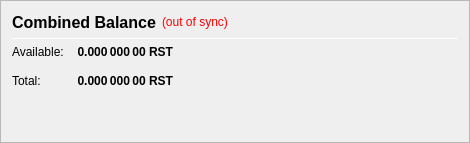
                   <widget class="QFrame" name="frame_CombinedBalances">
                    <property name="minimumSize">
                     <size>
                      <width>470</width>
                      <height>0</height>
                     </size>
                    </property>
                    <property name="frameShape">
                     <enum>QFrame::StyledPanel</enum>
                    </property>
                    <property name="frameShadow">
                     <enum>QFrame::Raised</enum>
                    </property>
                    <layout class="QVBoxLayout" name="verticalLayout_5">
                     <item>
                      <layout class="QHBoxLayout" name="horizontalLayout_5" stretch="0,0,0">
                       <item>
                        <widget class="QLabel" name="label_5z">
                         <property name="minimumSize">
                          <size>
                           <width>0</width>
                           <height>20</height>
                          </size>
                         </property>
                         <property name="font">
                          <font>
                           <pointsize>12</pointsize>
                           <weight>75</weight>
                           <bold>true</bold>
                          </font>
                         </property>
                         <property name="toolTip">
                          <string>Combined Balance (including unconfirmed and immature coins)</string>
                         </property>
                         <property name="text">
                          <string>Combined Balance</string>
                         </property>
                        </widget>
                       </item>
                       <item>
                        <widget class="QLabel" name="labelWalletStatus">
                         <property name="cursor">
                          <cursorShape>WhatsThisCursor</cursorShape>
                         </property>
                         <property name="toolTip">
                          <string>The displayed information may be out of date. Your wallet automatically synchronizes with the RSTR network after a connection is established, but this process has not completed yet.</string>
                         </property>
                         <property name="styleSheet">
                          <string notr="true">QLabel { color: red; }</string>
                         </property>
                         <property name="text">
                          <string notr="true">(out of sync)</string>
                         </property>
                         <property name="alignment">
                          <set>Qt::AlignLeading|Qt::AlignLeft|Qt::AlignVCenter</set>
                         </property>
                        </widget>
                       </item>
                       <item>
                        <spacer name="horizontalSpacer_1">
                         <property name="orientation">
                          <enum>Qt::Horizontal</enum>
                         </property>
                         <property name="sizeHint" stdset="0">
                          <size>
                           <width>40</width>
                           <height>20</height>
                          </size>
                         </property>
                        </spacer>
                       </item>
                      </layout>
                     </item>
                     <item>
                      <widget class="Line" name="line_CombinedBalance">
                       <property name="minimumSize">
                        <size>
                         <width>0</width>
                         <height>1</height>
                        </size>
                       </property>
                       <property name="maximumSize">
                        <size>
                         <width>16777215</width>
                         <height>1</height>
                        </size>
                       </property>
                       <property name="orientation">
                        <enum>Qt::Horizontal</enum>
                       </property>
                      </widget>
                     </item>
                     <item>
                      <layout class="QGridLayout" name="gridLayout_3">
                       <property name="spacing">
                        <number>12</number>
                       </property>
                       <item row="1" column="0">
                        <widget class="QLabel" name="labelBalanceTextz">
                         <property name="text">
                          <string>Available:</string>
                         </property>
                        </widget>
                       </item>
                       <item row="1" column="1">
                        <widget class="QLabel" name="labelBalancez">
                         <property name="font">
                          <font>
                           <weight>75</weight>
                           <bold>true</bold>
                          </font>
                         </property>
                         <property name="cursor">
                          <cursorShape>IBeamCursor</cursorShape>
                         </property>
                         <property name="toolTip">
                          <string>Your current spendable balance</string>
                         </property>
                         <property name="text">
                          <string notr="true">0.000 000 00 RST</string>
                         </property>
                         <property name="alignment">
                          <set>Qt::AlignRight|Qt::AlignTrailing|Qt::AlignVCenter</set>
                         </property>
                         <property name="textInteractionFlags">
                          <set>Qt::LinksAccessibleByMouse|Qt::TextSelectableByKeyboard|Qt::TextSelectableByMouse</set>
                         </property>
                        </widget>
                       </item>
                       <item row="2" column="0">
                        <widget class="QLabel" name="labelTotalTextz">
                         <property name="text">
                          <string>Total:</string>
                         </property>
                        </widget>
                       </item>
                       <item row="2" column="1">
                        <widget class="QLabel" name="labelTotalz">
                         <property name="font">
                          <font>
                           <weight>75</weight>
                           <bold>true</bold>
                          </font>
                         </property>
                         <property name="cursor">
                          <cursorShape>IBeamCursor</cursorShape>
                         </property>
                         <property name="toolTip">
                          <string>Total Balance, including all unavailable coins.</string>
                         </property>
                         <property name="text">
                          <string notr="true">0.000 000 00 RST</string>
                         </property>
                         <property name="alignment">
                          <set>Qt::AlignRight|Qt::AlignTrailing|Qt::AlignVCenter</set>
                         </property>
                         <property name="textInteractionFlags">
                          <set>Qt::LinksAccessibleByMouse|Qt::TextSelectableByKeyboard|Qt::TextSelectableByMouse</set>
                         </property>
                        </widget>
                       </item>
                       <item row="2" column="3">
                        <spacer name="horizontalSpacer_2">
                         <property name="orientation">
                          <enum>Qt::Horizontal</enum>
                         </property>
                         <property name="sizeHint" stdset="0">
                          <size>
                           <width>40</width>
                           <height>20</height>
                          </size>
                         </property>
                        </spacer>
                       </item>
                      </layout>
                     </item>
                     <item>
                      <spacer name="verticalSpacer_1">
                       <property name="orientation">
                        <enum>Qt::Vertical</enum>
                       </property>
                       <property name="sizeHint" stdset="0">
                        <size>
                         <width>20</width>
                         <height>40</height>
                        </size>
                       </property>
                      </spacer>
                     </item>
                    </layout>
                   </widget>
